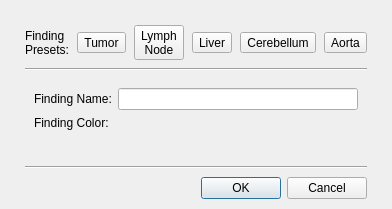
<?xml version="1.0" encoding="UTF-8"?>
<ui version="4.0">
 <class>qMRMLLongitudinalPETCTFindingSettingsDialog</class>
 <widget class="QDialog" name="qMRMLLongitudinalPETCTFindingSettingsDialog">
  <property name="geometry">
   <rect>
    <x>0</x>
    <y>0</y>
    <width>374</width>
    <height>209</height>
   </rect>
  </property>
  <property name="sizePolicy">
   <sizepolicy hsizetype="Preferred" vsizetype="Minimum">
    <horstretch>0</horstretch>
    <verstretch>0</verstretch>
   </sizepolicy>
  </property>
  <property name="windowTitle">
   <string>Form</string>
  </property>
  <property name="modal">
   <bool>true</bool>
  </property>
  <layout class="QVBoxLayout" name="verticalLayout_2">
   <property name="spacing">
    <number>8</number>
   </property>
   <property name="leftMargin">
    <number>25</number>
   </property>
   <property name="topMargin">
    <number>25</number>
   </property>
   <property name="rightMargin">
    <number>25</number>
   </property>
   <property name="bottomMargin">
    <number>10</number>
   </property>
   <item>
    <layout class="QHBoxLayout" name="horizontalLayout">
     <item>
      <widget class="QLabel" name="LabelFindingPresets">
       <property name="sizePolicy">
        <sizepolicy hsizetype="Fixed" vsizetype="Preferred">
         <horstretch>0</horstretch>
         <verstretch>0</verstretch>
        </sizepolicy>
       </property>
       <property name="text">
        <string>Finding
Presets:</string>
       </property>
      </widget>
     </item>
     <item>
      <widget class="QToolButton" name="ButtonPresetTumor">
       <property name="toolTip">
        <string>Tumor</string>
       </property>
       <property name="accessibleName">
        <string>Tumor</string>
       </property>
       <property name="text">
        <string>Tumor</string>
       </property>
       <property name="icon">
        <iconset resource="../qSlicerLongitudinalPETCTModule.qrc">
         <normaloff>:/Icons/finding_presets_tumor.png</normaloff>:/Icons/finding_presets_tumor.png</iconset>
       </property>
       <property name="iconSize">
        <size>
         <width>36</width>
         <height>36</height>
        </size>
       </property>
       <property name="popupMode">
        <enum>QToolButton::InstantPopup</enum>
       </property>
       <property name="toolButtonStyle">
        <enum>Qt::ToolButtonFollowStyle</enum>
       </property>
       <property name="autoRaise">
        <bool>false</bool>
       </property>
       <attribute name="buttonGroup">
        <string>ButtonGroupFindingPresets</string>
       </attribute>
      </widget>
     </item>
     <item>
      <widget class="QToolButton" name="ButtonPresetNode">
       <property name="toolTip">
        <string>Lymph Node</string>
       </property>
       <property name="accessibleName">
        <string>Node</string>
       </property>
       <property name="text">
        <string>Lymph
Node</string>
       </property>
       <property name="icon">
        <iconset resource="../qSlicerLongitudinalPETCTModule.qrc">
         <normaloff>:/Icons/finding_presets_node.png</normaloff>:/Icons/finding_presets_node.png</iconset>
       </property>
       <property name="iconSize">
        <size>
         <width>36</width>
         <height>36</height>
        </size>
       </property>
       <property name="popupMode">
        <enum>QToolButton::InstantPopup</enum>
       </property>
       <property name="toolButtonStyle">
        <enum>Qt::ToolButtonFollowStyle</enum>
       </property>
       <property name="autoRaise">
        <bool>false</bool>
       </property>
       <property name="arrowType">
        <enum>Qt::NoArrow</enum>
       </property>
       <attribute name="buttonGroup">
        <string>ButtonGroupFindingPresets</string>
       </attribute>
      </widget>
     </item>
     <item>
      <widget class="QToolButton" name="ButtonPresetLiver">
       <property name="toolTip">
        <string>Liver</string>
       </property>
       <property name="accessibleName">
        <string>Liver</string>
       </property>
       <property name="text">
        <string>Liver</string>
       </property>
       <property name="icon">
        <iconset resource="../qSlicerLongitudinalPETCTModule.qrc">
         <normaloff>:/Icons/finding_presets_liver.png</normaloff>:/Icons/finding_presets_liver.png</iconset>
       </property>
       <property name="iconSize">
        <size>
         <width>36</width>
         <height>36</height>
        </size>
       </property>
       <property name="popupMode">
        <enum>QToolButton::InstantPopup</enum>
       </property>
       <property name="toolButtonStyle">
        <enum>Qt::ToolButtonFollowStyle</enum>
       </property>
       <property name="autoRaise">
        <bool>false</bool>
       </property>
       <attribute name="buttonGroup">
        <string>ButtonGroupFindingPresets</string>
       </attribute>
      </widget>
     </item>
     <item>
      <widget class="QToolButton" name="ButtonPresetCerebellum">
       <property name="toolTip">
        <string>Cerebellum</string>
       </property>
       <property name="accessibleName">
        <string>Cerebellum</string>
       </property>
       <property name="text">
        <string>Cerebellum</string>
       </property>
       <property name="icon">
        <iconset resource="../qSlicerLongitudinalPETCTModule.qrc">
         <normaloff>:/Icons/finding_presets_cerebellum.png</normaloff>:/Icons/finding_presets_cerebellum.png</iconset>
       </property>
       <property name="iconSize">
        <size>
         <width>36</width>
         <height>36</height>
        </size>
       </property>
       <property name="popupMode">
        <enum>QToolButton::InstantPopup</enum>
       </property>
       <property name="toolButtonStyle">
        <enum>Qt::ToolButtonFollowStyle</enum>
       </property>
       <property name="autoRaise">
        <bool>false</bool>
       </property>
       <attribute name="buttonGroup">
        <string>ButtonGroupFindingPresets</string>
       </attribute>
      </widget>
     </item>
     <item>
      <widget class="QToolButton" name="ButtonPresetAorta">
       <property name="toolTip">
        <string>Aorta</string>
       </property>
       <property name="accessibleName">
        <string>Aorta</string>
       </property>
       <property name="text">
        <string>Aorta</string>
       </property>
       <property name="icon">
        <iconset resource="../qSlicerLongitudinalPETCTModule.qrc">
         <normaloff>:/Icons/finding_presets_aorta.png</normaloff>:/Icons/finding_presets_aorta.png</iconset>
       </property>
       <property name="iconSize">
        <size>
         <width>36</width>
         <height>36</height>
        </size>
       </property>
       <property name="popupMode">
        <enum>QToolButton::InstantPopup</enum>
       </property>
       <property name="toolButtonStyle">
        <enum>Qt::ToolButtonFollowStyle</enum>
       </property>
       <property name="autoRaise">
        <bool>false</bool>
       </property>
       <attribute name="buttonGroup">
        <string>ButtonGroupFindingPresets</string>
       </attribute>
      </widget>
     </item>
    </layout>
   </item>
   <item>
    <widget class="Line" name="line_2">
     <property name="orientation">
      <enum>Qt::Horizontal</enum>
     </property>
    </widget>
   </item>
   <item>
    <widget class="QWidget" name="Widget" native="true">
     <layout class="QFormLayout" name="formLayout">
      <item row="1" column="0">
       <widget class="QLabel" name="LabelSelectColor">
        <property name="text">
         <string>Finding Color:</string>
        </property>
       </widget>
      </item>
      <item row="1" column="1">
       <widget class="qMRMLLabelComboBox" name="ComboBoxColor" native="true"/>
      </item>
      <item row="0" column="0">
       <widget class="QLabel" name="LabelName">
        <property name="sizePolicy">
         <sizepolicy hsizetype="Minimum" vsizetype="Preferred">
          <horstretch>0</horstretch>
          <verstretch>0</verstretch>
         </sizepolicy>
        </property>
        <property name="text">
         <string>Finding Name:</string>
        </property>
       </widget>
      </item>
      <item row="0" column="1">
       <widget class="QLineEdit" name="LineEditName">
        <property name="sizePolicy">
         <sizepolicy hsizetype="Preferred" vsizetype="Fixed">
          <horstretch>0</horstretch>
          <verstretch>0</verstretch>
         </sizepolicy>
        </property>
        <property name="toolTip">
         <string>Rename the Finding here</string>
        </property>
        <property name="maxLength">
         <number>35</number>
        </property>
       </widget>
      </item>
     </layout>
    </widget>
   </item>
   <item>
    <widget class="Line" name="line">
     <property name="orientation">
      <enum>Qt::Horizontal</enum>
     </property>
    </widget>
   </item>
   <item>
    <widget class="QDialogButtonBox" name="ButtonBox">
     <property name="standardButtons">
      <set>QDialogButtonBox::Cancel|QDialogButtonBox::Ok</set>
     </property>
    </widget>
   </item>
  </layout>
 </widget>
 <customwidgets>
  <customwidget>
   <class>qMRMLLabelComboBox</class>
   <extends>QWidget</extends>
   <header>qMRMLLabelComboBox.h</header>
   <container>1</container>
  </customwidget>
 </customwidgets>
 <resources>
  <include location="../qSlicerLongitudinalPETCTModule.qrc"/>
 </resources>
 <connections>
  <connection>
   <sender>ButtonBox</sender>
   <signal>accepted()</signal>
   <receiver>qMRMLLongitudinalPETCTFindingSettingsDialog</receiver>
   <slot>accept()</slot>
   <hints>
    <hint type="sourcelabel">
     <x>147</x>
     <y>125</y>
    </hint>
    <hint type="destinationlabel">
     <x>147</x>
     <y>71</y>
    </hint>
   </hints>
  </connection>
  <connection>
   <sender>ButtonBox</sender>
   <signal>rejected()</signal>
   <receiver>qMRMLLongitudinalPETCTFindingSettingsDialog</receiver>
   <slot>reject()</slot>
   <hints>
    <hint type="sourcelabel">
     <x>147</x>
     <y>125</y>
    </hint>
    <hint type="destinationlabel">
     <x>147</x>
     <y>71</y>
    </hint>
   </hints>
  </connection>
 </connections>
 <buttongroups>
  <buttongroup name="ButtonGroupFindingPresets"/>
 </buttongroups>
</ui>
